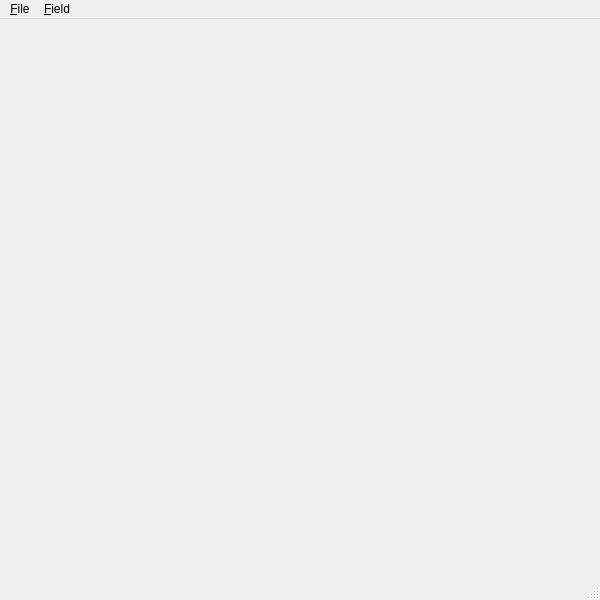
<?xml version="1.0" encoding="UTF-8"?>
<ui version="4.0">
 <class>MainWindow</class>
 <widget class="QMainWindow" name="MainWindow">
  <property name="geometry">
   <rect>
    <x>0</x>
    <y>0</y>
    <width>600</width>
    <height>600</height>
   </rect>
  </property>
  <property name="windowTitle">
   <string>MainWindow</string>
  </property>
  <widget class="QWidget" name="centralwidget"/>
  <widget class="QMenuBar" name="menubar">
   <property name="geometry">
    <rect>
     <x>0</x>
     <y>0</y>
     <width>600</width>
     <height>21</height>
    </rect>
   </property>
   <widget class="QMenu" name="menu_File">
    <property name="title">
     <string>&amp;File</string>
    </property>
   </widget>
   <widget class="QMenu" name="menu_Field">
    <property name="title">
     <string>&amp;Field</string>
    </property>
    <widget class="QMenu" name="menu_Owner">
     <property name="title">
      <string>&amp;Owner</string>
     </property>
     <addaction name="action_NewOwner"/>
     <addaction name="action_AllOwners"/>
    </widget>
    <widget class="QMenu" name="menu_Plant">
     <property name="title">
      <string>&amp;Plant</string>
     </property>
     <addaction name="action_NewPlant"/>
    </widget>
    <widget class="QMenu" name="menu_Equipment">
     <property name="title">
      <string>&amp;Equipment</string>
     </property>
     <addaction name="action_NewEquipment"/>
    </widget>
    <addaction name="menu_Owner"/>
    <addaction name="menu_Plant"/>
    <addaction name="menu_Equipment"/>
   </widget>
   <addaction name="menu_File"/>
   <addaction name="menu_Field"/>
  </widget>
  <widget class="QStatusBar" name="statusbar"/>
  <action name="action_NewOwner">
   <property name="text">
    <string>&amp;New</string>
   </property>
  </action>
  <action name="action_NewPlant">
   <property name="text">
    <string>&amp;New</string>
   </property>
  </action>
  <action name="action_NewEquipment">
   <property name="text">
    <string>&amp;New</string>
   </property>
  </action>
  <action name="action_AllOwners">
   <property name="text">
    <string>&amp;Owners</string>
   </property>
  </action>
 </widget>
 <resources/>
 <connections/>
</ui>
